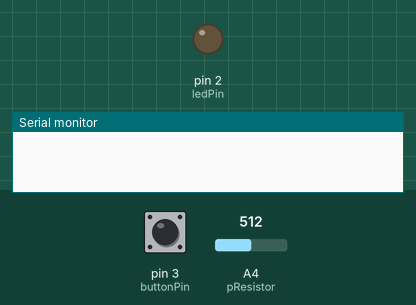
This sketch was run on a simulated Arduino Uno, built with avr-gcc and run on an emulated ATmega328P. On the bench: output pins drawn as LEDs (lit = HIGH), the last lines printed to the serial monitor. Dashed ring = blinking. The test bench sets the inputs (shaded band); at power-on: pin 3 (buttonPin) HIGH, A4 (pResistor) = 512.

Above: at 1.2 s.
1.3 s: pin 3 (buttonPin) pulled LOW for 0.15 s
At 1.45 s:
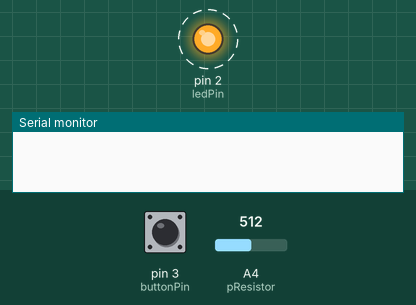
4.3 s: A4 (pResistor) set to 7
7.3 s: A4 (pResistor) set to 4
At 7.6 s:
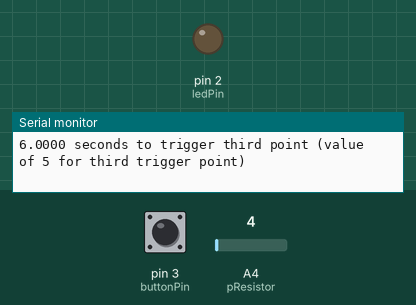
8.8 s: pin 3 (buttonPin) pulled LOW for 1 s
At 9.15 s:
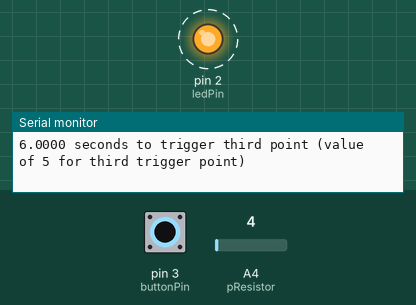
Timing chart, 0 to 12.8 s (numbered marks = the images above; inputs shaded):
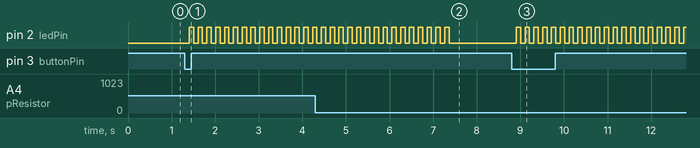

The sketch:

PhotoresistorStopwatch.ino
```cpp
/* StopWatch
 * Paul Badger 2008
 * Demonstrates using millis(), pullup resistors,
 * making two things happen at once, printing fractions
 *
 * Physical setup: momentary switch connected to pin 4, other side connected to ground
 * LED with series resistor between pin 13 and ground
 */

/* Modified to change out the end function of the momentary switch.
   A photoresistor now serves to stop the clock at three separate trigger
   points such that multiple outputs can be read
   By: Dan Schillizzi
   For the use of Purdue ChemE car 2017
*/


#define ledPin 2                  // LED connected to digital pin 2
#define buttonPin 3               // button on pin 3
#define pause 5                  // debouncing pause value

const int triggerOne = 7;  //This is the upper trigger level, the lower the value, the darker the trigger
const int triggerTwo = 6;  //This is the middle trigger level, the lower the value, the darker the trigger
const int triggerThree = 5;  //This is the lower trigger level, the lower the value, the darker the trigger

int value = HIGH;                   // previous value of the LED
int buttonState;                    // variable to store button state
int resistorStateOne;               // variable to store first resistor state
int resistorStateTwo;               // variable to store second resistor state
int resistorStateThree;             // variable to store third resistor state
int doneOne = 0;                    // first check is done
int doneTwo = 0;                    // second check is done
int doneThree = 0;                  // third check is done
int lastButtonState;                // variable to store last button state
int blinking;                       // condition for blinking - timer is timing
long interval = 100;                // blink interval - change to suit
long previousMillis = 0;            // variable to store last time LED was updated
long startTime ;                    // start time for stop watch
long elapsedTime ;                  // elapsed time for stop watch
int fractional;                     // variable used to store fractional part of time
int pResistor = A4;
int pValue;


void setup()
{
   Serial.begin(9600);

   pinMode(ledPin, OUTPUT);         // sets the digital pin as output
   pinMode(pResistor, INPUT);       // Set pResistor - A4 pin as an input
   pinMode(buttonPin, INPUT);       // not really necessary, pins default to INPUT anyway
   digitalWrite(buttonPin, HIGH);   // turn on pullup resistors. Wire button so that press shorts pin to ground.


}


   void loop()

{
   // check for photoresistor state change
   pValue = analogRead(pResistor);

   // state for trigger one, HIGH means triggered (value has gone below it)
   if (pValue > triggerOne){
     resistorStateOne = LOW;
   }
   else{
     resistorStateOne = HIGH;
   }

   // state for trigger Two, HIGH means triggered (value has gone below it)
   if (pValue > triggerTwo){
     resistorStateTwo = LOW;
   }
   else{
     resistorStateTwo = HIGH;
   }

   // state for trigger Three, HIGH means triggered (value has gone below it)
   if (pValue > triggerThree){
     resistorStateThree = LOW;
   }
   else{
     resistorStateThree = HIGH;
   }

   // check for button press
   buttonState = digitalRead(buttonPin);                   // read the button state and store


   if (buttonState == LOW && lastButtonState == HIGH  &&  blinking == false){     // check for a high to low transition

      // if true then found a new button press while clock is not running - start the clock


      startTime = millis();                                   // store the start time

      blinking = true;                                     // turn on blinking while timing

      delay(pause);                                               // short delay to debounce switch

      lastButtonState = buttonState;                     // store buttonState in lastButtonState, to compare next time


   }


   else if (resistorStateOne == HIGH && resistorStateTwo == LOW && resistorStateThree == LOW && blinking == true && doneOne == 0){     // check for a high to low transition

        doneOne = 1;

      // if true then value has fallen below trigger point one - report to serial monitor

        elapsedTime =   millis() - startTime;              // store elapsed time

        delay(pause);                                          // short delay to debounce switch

        lastButtonState = buttonState;                     // store buttonState in lastButtonState, to compare next time


       // routine to report elapsed time

        Serial.print( (int)(elapsedTime / 1000L));         // divide by 1000 to convert to seconds - then cast to an int to print

        Serial.print(".");                             // print decimal point

       // use modulo operator to get fractional part of time

       fractional = (int)(elapsedTime % 1000L);

       // pad in leading zeros - wouldn't it be nice if

       // Arduino language had a flag for this? :)

       if (fractional == 0)

          Serial.print("000");      // add three zero's

       else if (fractional < 10)    // if fractional < 10 the 0 is ignored giving a wrong time, so add the zeros

          Serial.print("00");       // add two zeros

       else if (fractional < 100)

          Serial.print("0");        // add one zero

       Serial.print(fractional);  // print fractional part of time

       Serial.print(" seconds to trigger first point (value of ");

       Serial.print(triggerOne);

       Serial.println(" for first trigger point)");


   }


   else if (resistorStateOne == HIGH && resistorStateTwo == HIGH && resistorStateThree == LOW && blinking == true && doneTwo == 0){     // check for a high to low transition

        doneTwo = 1;

      // if true then value has fallen below trigger point Two - report to serial monitor

        elapsedTime =   millis() - startTime;              // store elapsed time

        delay(pause);                                          // short delay to debounce switch

        lastButtonState = buttonState;                     // store buttonState in lastButtonState, to compare next time


       // routine to report elapsed time

        Serial.print( (int)(elapsedTime / 1000L));         // divide by 1000 to convert to seconds - then cast to an int to print

        Serial.print(".");                             // print decimal point

       // use modulo operator to get fractional part of time

       fractional = (int)(elapsedTime % 1000L);

       // pad in leading zeros - wouldn't it be nice if

       // Arduino language had a flag for this? :)

       if (fractional == 0)

          Serial.print("000");      // add three zero's

       else if (fractional < 10)    // if fractional < 10 the 0 is ignored giving a wrong time, so add the zeros

          Serial.print("00");       // add two zeros

       else if (fractional < 100)

          Serial.print("0");        // add one zero

       Serial.print(fractional);  // print fractional part of time

       Serial.print(" seconds to trigger second point (value of ");

       Serial.print(triggerTwo);

       Serial.println(" for second trigger point)");


   }

   else if (resistorStateOne == HIGH && resistorStateTwo == HIGH && resistorStateThree == HIGH && blinking == true && doneThree == 0){     // check for a high to low transition

        doneThree = 1;

      // if true then value has fallen below trigger point three - report to serial monitor

        elapsedTime =   millis() - startTime;              // store elapsed time

        blinking = false;                                  // turn off blinking, all done timing

        delay(pause);                                          // short delay to debounce switch

        lastButtonState = buttonState;                     // store buttonState in lastButtonState, to compare next time


       // routine to report elapsed time

        Serial.print( (int)(elapsedTime / 1000L));         // divide by 1000 to convert to seconds - then cast to an int to print

        Serial.print(".");                             // print decimal point

       // use modulo operator to get fractional part of time

       fractional = (int)(elapsedTime % 1000L);

       // pad in leading zeros - wouldn't it be nice if

       // Arduino language had a flag for this? :)

       if (fractional == 0)

          Serial.print("000");      // add three zero's

       else if (fractional < 10)    // if fractional < 10 the 0 is ignored giving a wrong time, so add the zeros

          Serial.print("00");       // add two zeros

       else if (fractional < 100)

          Serial.print("0");        // add one zero

       Serial.print(fractional);  // print fractional part of time

       Serial.print(" seconds to trigger third point (value of ");

       Serial.print(triggerThree);

       Serial.println(" for third trigger point)\n");


   }


   else if (doneOne == 1 && doneTwo == 1 and doneThree == 1){

      doneOne = 0;
      doneTwo = 0;
      doneThree = 0;

      lastButtonState = buttonState;                         // store buttonState in lastButtonState, to compare next time

   }

   else{

      lastButtonState = buttonState;                         // store buttonState in lastButtonState, to compare next time

   }


   // blink routine - blink the LED while timing

   // check to see if it's time to blink the LED; that is, the difference

   // between the current time and last time we blinked the LED is larger than

   // the interval at which we want to blink the LED.


   if ( (millis() - previousMillis > interval) ) {


      if (blinking == true){

         previousMillis = millis();                         // remember the last time we blinked the LED


         // if the LED is off turn it on and vice-versa.

         if (value == LOW)

            value = HIGH;

         else

            value = LOW;

         digitalWrite(ledPin, value);

      }

      else{

         digitalWrite(ledPin, LOW);                         // turn off LED when not blinking

      }

   }


}
```

Measured:
- the behaviour switches between 6 and 5 on A4 (pResistor) (found by bisection; images 1 and 2)
- after the input at 1.3 s, pin 2 (ledPin): alternates HIGH for 0.10 s and LOW for 0.10 s, starting after 0.11 s
- after the input at 7.3 s, pin 2 (ledPin): goes on until 7.4 s, then stays LOW
- after the input at 8.8 s, pin 2 (ledPin): alternates HIGH for 0.10 s and LOW for 0.10 s, starting after 0.11 s
